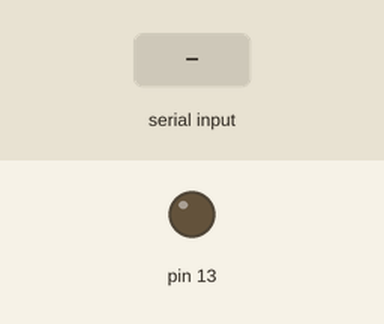
This sketch was run on a simulated Arduino Uno, built with avr-gcc and run on an emulated ATmega328P. Shown: output pins drawn as LEDs (lit = HIGH). Inputs (shaded band) come from the test bench.

Above: at 1.2 s.
1.3 s: "on" received over Serial
At 1.9 s:
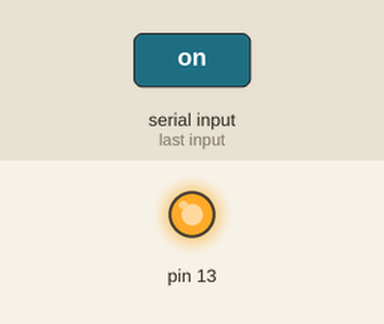
2.8 s: "off" received over Serial
At 3.4 s:
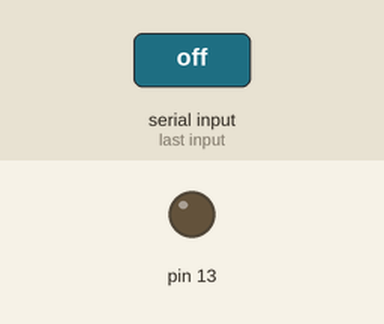
Timing chart, 0 to 5.8 s (numbered marks = the images above; inputs shaded):
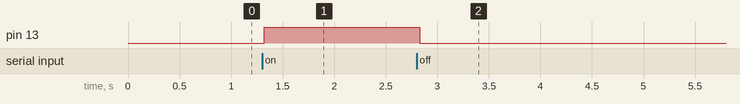

The sketch:

sketch_jan05a.ino
```cpp
#include <SimpleDHT.h>

#define pinDHT11 7
String voice;
SimpleDHT11 dht11(pinDHT11);

void setup() {
pinMode(13, OUTPUT);
Serial.begin(9600);
}
void loop() {
  while (Serial.available()){
    delay(10);
    char c = Serial.read();
    voice += c;
  }
  if (voice.length() > 0){
     if(voice=="what is the temprature" ||voice=="what is the weather" ||voice=="tell me the weather" ||voice=="tell me the temprature"){
     byte temperature = 0;
     byte humidity = 0;
     int err = SimpleDHTErrSuccess;
     if ((err = dht11.read(&temperature, &humidity, NULL)) != SimpleDHTErrSuccess) {
     Serial.write(""); Serial.write(err);delay(1000);
     return;
     }

      //Serial.write("response : ");
      int t=(int)temperature;
      String st=String(t);
      int h=(int)humidity;
      String sh=String(h);

      Serial.write(" the temprature is "); writeString(st);Serial.write(" degrees ");
      Serial.write(" the humidity is "); writeString(sh);Serial.write(" percent ");
     }

     /////////////////////////////////////////

 if(voice=="what should I wear" || voice=="tell me the best clothing"){
     byte temperature = 0;
     byte humidity = 0;
     int err = SimpleDHTErrSuccess;
     if ((err = dht11.read(&temperature, &humidity, NULL)) != SimpleDHTErrSuccess) {
     Serial.write(""); Serial.write(err);delay(1000);
     return;
     }

      //Serial.write("response : ");
      int t=(int)temperature;
      String st=String(t);
      int h=(int)humidity;
      String sh=String(h);

    if(t<10 && h<50){

      Serial.write("Temperature may drop below freezing . A jacket, heavier clothing, and a coat may be necessary");
    }
    if(t>10 && t<20 && h<50){

      Serial.write("Temperatures vary from warm to cool. A jacket may be necessary");
    }
    if(t>20 && h<50){

      Serial.write("Temperatures are generally hot. Light clothing is preferred. This is usually dry");
    }
    if(t<10 && h>50){

      Serial.write(" Temperature may drop below freezing with occasional snow and sleet. A jacket, heavier clothing, and a coat may be necessary.");
    }
    if(t>10 && t<20 && h>50){

      Serial.write(" Temperatures vary from warm to cool. A jacket may be necessary. Rain occurs occasionally.");
    }
    if(t>20 && h>50){

      Serial.write("Temperatures are generally hot and humid. Light clothing is preferred. you may need an umbrella");
    }

     }

     /////////////////////////////////////


     if(voice == "on"){
      digitalWrite(13, HIGH);
     }
     if(voice == "off")
     {
      digitalWrite(13, LOW);
     }
    voice="";
  }

}
void writeString(String sd)
{
  for(int i=0;i<sd.length();i++)
  {
    Serial.write(sd[i]);
  }
}
```

Measured:
- after the input at 1.3 s, pin 13: LOW → HIGH at once
- after the input at 2.8 s, pin 13: HIGH → LOW at once
